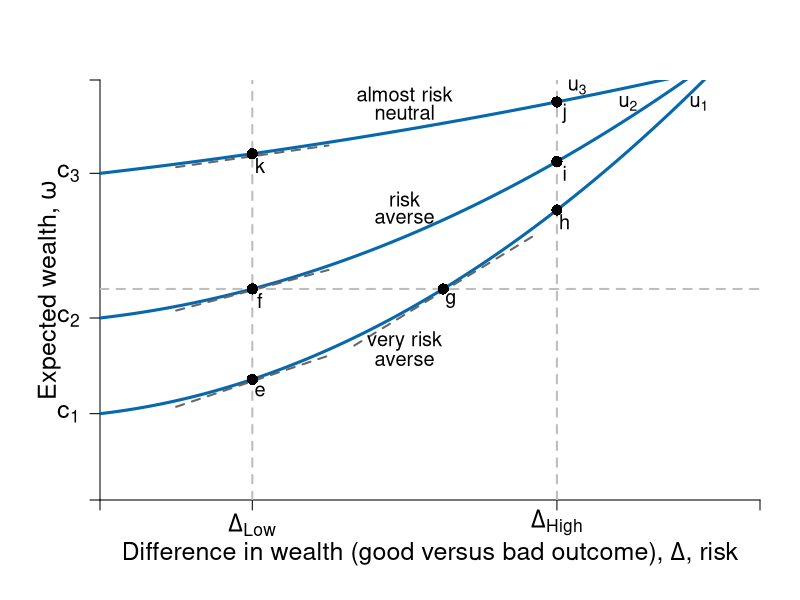

Reproduce this figure in R.
require(ggplot2)
require(shape)
#library(RColorBrewer)
pdf(file = "risk/risks_low_very.pdf", width = 9, height = 7)

#Set parameters for graphics
axislabelsize <- 1.5
labelsize <- 1.2
graphlinewidth <- 3
segmentlinewidth <- 2
a <- c(2, 4, 6)


COL <- c("#7fc97f", "#beaed4", "#fdc086", "#ffff99", "#386cb0", "#f0027f", "#bf5b17", "#666666")
COLA <- c("#e0f3db", "#99d8c9","#66c2a4","#41ae76", "#238b45", "#005824")
COLB <- c("#c6dbef", "#4eb3d3", "#2b8cbe", "#0868ac","#084081")
COLC <- c("#fcfbfd", "#efedf5", "#dadaeb", "#bcbddc", "#9e9ac8", "#807dba", "#6a51a3", "#54278f", "#3f007d")

par(mar =  c(5, 5, 4, 2))
xlims <- c(0, 13)
ylims <- c(0, 18)

riskreturn <- function(g, int1 = 14, int2 = 4, coeff = 1/3){
  int1 - (int2 - (coeff)*g)^2
}

uA <- function(omega, g, slope = 0.5){
  omega + omega*g  - slope*g^2
}

indiffA <- function(g, intercept = 3.7, slope1 = 0.25, slope2 = 0.08){
  intercept  + slope1*g + slope2*g^2
}

slopeA <- function(g, slope1 = 0.25, slope2 = 0.08){
  slope1 + 2*slope2*g
}
 
tangentline <- function(g, intercept = 1, slope = 2){
  intercept + slope*g
}
 
indiffA2 <- function(g, intercept = 7.8, slope1 = 0.25, slope2 = 0.055){
  intercept  + slope1*g + slope2*g^2
}

slopeA2 <- function(g, slope1 = 0.25, slope2 = 0.055){
  slope1 + 2*slope2*g
}


slopeA3 <- function(g, slope1 = 0.25, slope2 = 0.01){
  slope1 + 2*slope2*g
}
tangentline2 <- function(g, intercept = 1, slope = 2){
  intercept + slope*g
}

#Plot command 
plot(0, 0, xlim = xlims, ylim = ylims, 
     type = "n",
     xlab = expression(paste("")),
     ylab = expression(paste("")), 
     axes = FALSE,
     # xlab = expression(paste("Bob's Payoff, ", u^B)),
     # ylab = expression(paste("Alfredo's Payoff, ", u^A)),
     #xaxt = "n", 
     #yaxt = "n", 
     cex.lab = axislabelsize, 
     bty = "n", 
     xaxs="i", 
     yaxs="i"
)


#Customize ticks and labels for the plot
# ticksy <- seq(ylims[1], ylims[2], 3)
# ylabels <- seq(ylims[1], ylims[2], 3)
# ticksx <- seq(xlims[1], xlims[2], 5)
# xlabels <- seq(xlims[1], xlims[2], 5)
ticksx <- c(0, 3, 9, xlims[2])
xlabels <- c(NA, expression(paste(Delta[Low])), expression(paste(Delta[High])), NA)
ticksy <- c(0, 3.7, 7.8, 14, ylims[2])
ylabels <- c(NA, expression(paste(c[1])), expression(paste(c[2])), expression(paste(c[3])), NA)

axis(1, at = ticksx, pos = 0, labels = xlabels, cex.axis = axislabelsize)
axis(2, at = ticksy, pos = 0, labels = ylabels, las = 1, cex.axis = axislabelsize)

#Axis labels and draw linear utility function
mtext(expression(paste("Difference in wealth (good versus bad outcome), ", Delta, ", risk")), side = 1, line = 2.5, cex = axislabelsize)
text(-1, 0.5*ylims[2], expression(paste("Expected wealth, ", omega)), xpd = TRUE, cex = axislabelsize, srt = 90) 


npts <- 500 
xx1 <- seq(xlims[1], xlims[2], length.out = npts)
xx2 <- seq(1.5, 4.5, length.out = npts)
xx3 <- seq(7.5, 10.5, length.out = npts)
xx4 <- seq(6.7594 - 1.75, 6.7594 + 1.75, length.out = npts)

#lines(xx1, riskreturn(xx1), col = COLA[4], lwd = graphlinewidth, lty = 1)
lines(xx1, indiffA2(xx1, intercept = 3.7, slope2 = 0.08), col = COLB[4], lwd = graphlinewidth, lty = 1)
lines(xx1, indiffA2(xx1, intercept = 7.8, slope2 = 0.055), col = COLB[4], lwd = graphlinewidth, lty = 1)
lines(xx1, indiffA2(xx1, intercept = 14, slope2 = 0.01), col = COLB[4], lwd = graphlinewidth, lty = 1)

#lines(xx1, indiffA(xx1, intercept = 4.4), col = COLB[3], lwd = graphlinewidth, lty = 1)
lines(xx2, tangentline(xx2, intercept = 2.9, slope = slopeA(g = 3)), col = "#666666", lwd = segmentlinewidth, lty = 2)
lines(xx4, tangentline(xx4, intercept = -0.05, slope = slopeA(g = 6.7594)), col = "#666666", lwd = segmentlinewidth, lty = 2)

#lines(xx3, tangentline(xx3, intercept = -2.9, slope = slopeA(g = 9)), col = "#666666", lwd = segmentlinewidth, lty = 2)
#lines(xx1, indiffA2(xx1, intercept = 7.1), col = COLB[5], lwd = graphlinewidth, lty = 1)
lines(xx2, tangentline2(xx2, intercept = 7.25, slope = slopeA2(g = 3)), col = "#666666", lwd = segmentlinewidth, lty = 2)
#lines(xx3, tangentline(xx3, intercept = 3.25, slope = slopeA2(g = 9)), col = "#666666", lwd = segmentlinewidth, lty = 2)

lines(xx2, tangentline2(xx2, intercept = 13.8, slope = slopeA3(g = 3)), col = "#666667", lwd = segmentlinewidth, lty = 2)
#lines(xx3, tangentline(xx3, intercept = 13.1, slope = slopeA3(g = 9)), col = "#666667", lwd = segmentlinewidth, lty = 2)

segments(3, 0, 3, ylims[2], lty = 2, col = "gray", lwd = segmentlinewidth)
segments(9, 0, 9, ylims[2], lty = 2, col = "gray", lwd = segmentlinewidth)

segments(0, indiffA2(3), xlims[2], indiffA2(3), lty = 2, col = "gray", lwd = segmentlinewidth)

#Add points a, b, c and c
# segments(5.6, 0, 5.6, riskreturn(g = 5.6), lty = 2, col = "gray", lwd = segmentlinewidth)
# segments(0, riskreturn(g = 5.6), 5.6, riskreturn(g = 5.6), lty = 2, col = "gray", lwd = segmentlinewidth)
points(6.7594, indiffA(g = 6.7594), pch = 16, col = "black", cex = 1.5)
points(9, indiffA(g = 9), pch = 16, col = "black", cex = 1.5)
points(3, indiffA(g = 3), pch = 16, col = "black", cex = 1.5)
text(3 + 0.15, indiffA(g = 3) - 0.5, expression(e), cex = labelsize)
text(6.7594 + 0.15, indiffA(g = 6.7594) - 0.5, expression(g), cex = labelsize)
text(9 + 0.15, indiffA(g = 9) - 0.5, expression(h), cex = labelsize)



points(3, indiffA2(g = 3), pch = 16, col = "black", cex = 1.5)
text(3 + 0.15, indiffA2(g = 3) - 0.5, expression(f), cex = labelsize)

points(9, indiffA2(g = 9), pch = 16, col = "black", cex = 1.5)
text(9 + 0.15, indiffA2(g = 9) - 0.5, expression(i), cex = labelsize)


points(3, indiffA2(g = 3, intercept = 14, slope2 = 0.01), pch = 16, col = "black", cex = 1.5)
text(3 + 0.15, indiffA2(g = 3, intercept = 14, slope2 = 0.01) - 0.5, expression(k), cex = labelsize)

points(9, indiffA2(g = 9, intercept = 14, slope2 = 0.01), pch = 16, col = "black", cex = 1.5)
text(9 + 0.15, indiffA2(g = 9, intercept = 14, slope2 = 0.01) - 0.5, expression(j), cex = labelsize)


#text(5.6 + 0.25, riskreturn(g = 5.6) - 0.3, expression(A), cex = labelsize)


# segments(0, riskreturn(g = 7.5) , 7.5, riskreturn(g = 7.5) , lty = 2, col = "gray", lwd = segmentlinewidth)
# points(7.5, riskreturn(g = 7.5) , pch = 16, col = "black", cex = 1.5)
# text(7.5 + 0.25, riskreturn(g = 8) - 1, expression(B), cex = labelsize)

#Segment for next best wage offer
#segments(0, 5.75, xlims[2], 5.75, lty = 2, col = "gray", lwd = segmentlinewidth)

#Label risk return schedule
#text(14, riskreturn(g = 14) - 1, expression(paste(g(r) - bar(rho)*K) ), cex = labelsize)

#Label value functions
text(11.8, 17, expression(u[1]), cex = labelsize)
text(6, 6.8, expression("very risk"), cex = labelsize)
text(6, 6, expression("averse"), cex = labelsize)

text(10.4, 17, expression(u[2]), cex = labelsize)
text(6, 12.9, expression("risk"), cex = labelsize)
text(6, 12.1, expression("averse"), cex = labelsize)


text(9.4, 17.7, expression(u[3]), cex = labelsize)
text(6, 17.4, expression("almost risk"), cex = labelsize)
text(6, 16.6, expression("neutral"), cex = labelsize)


dev.off()
